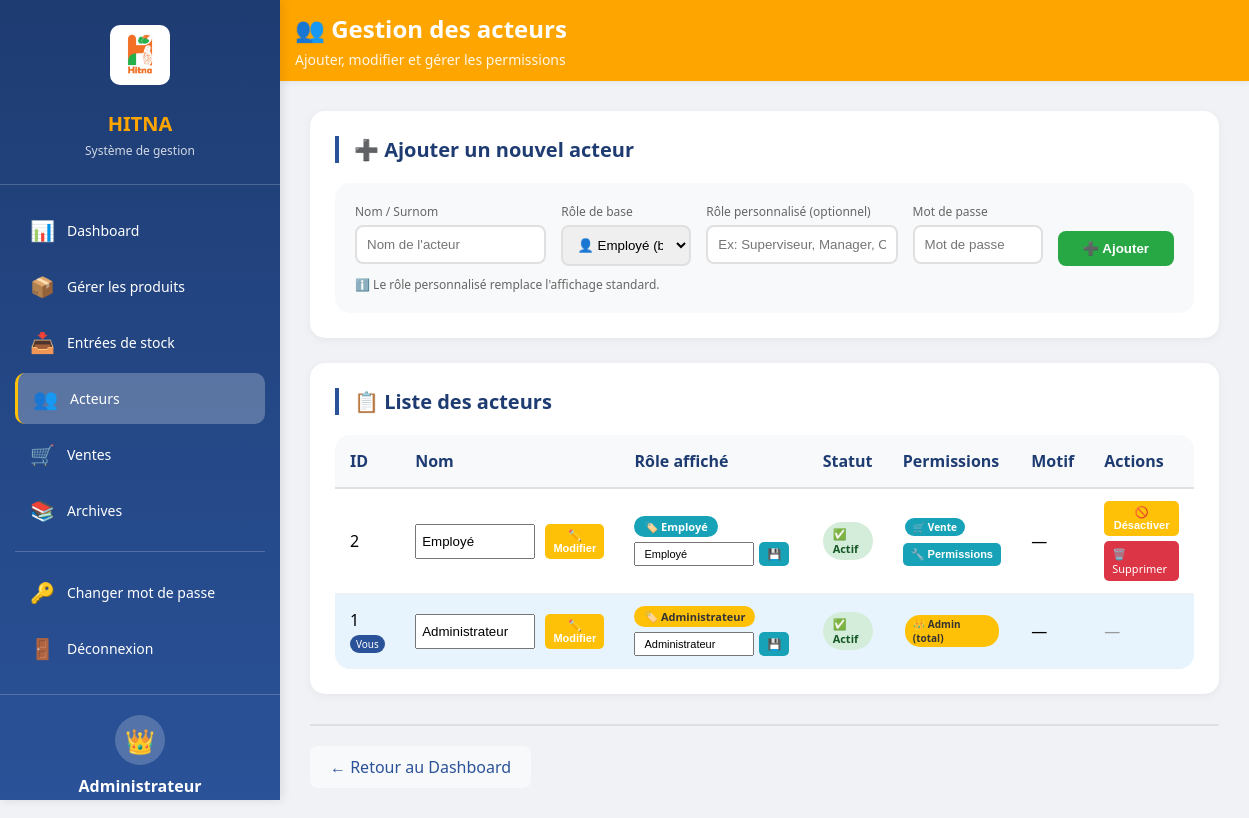
The app's page /admin/acteurs (signed in) with its own data.
### tables this page shows
CREATE TABLE users (
        id INTEGER PRIMARY KEY,
        role TEXT,
        role_personnalise TEXT,
        password_hash TEXT,
        nom TEXT, actif INTEGER DEFAULT 1, motif_absence TEXT DEFAULT '', permissions TEXT DEFAULT 'vente');

### app.py (the view)
@app.route('/admin/acteurs')
def admin_acteurs():
    if session.get('role') != 'admin':
        return redirect('/login')
    conn = sqlite3.connect('hitna.db')
    c = conn.cursor()
    c.execute("SELECT id, nom, role, role_personnalise, password_hash, COALESCE(actif, 1) as actif, COALESCE(motif_absence, '') as motif_absence, COALESCE(permissions, 'vente') as permissions FROM users ORDER BY role DESC, actif DESC, id")
    acteurs = c.fetchall()
    conn.close()
    return render_template('admin_acteurs.html', acteurs=acteurs)

### app.py (called while the page is built)
@app.context_processor
def inject_now():
    return {'date_actuelle': datetime.now().strftime('%d/%m/%Y %H:%M')}

### templates/admin_acteurs.html (shortened to what this page needs)
{% extends "base.html" %}
{% block page_title %}👥 Gestion des acteurs{% endblock %}
{% block page_subtitle %}Ajouter, modifier et gérer les permissions{% endblock %}
{% block content %}
<div class="card">
    <h2 class="card-title">➕ Ajouter un nouvel acteur</h2>
    <form method="post" action="/admin/acteurs/ajouter" style="background: #f8f9fa; padding: 20px; border-radius: 15px;">
        <div style="display: flex; gap: 15px; flex-wrap: wrap;">
            <div style="flex: 2; min-width: 150px;">
                <label style="display: block; font-size: 12px; margin-bottom: 5px; color: #666;">Nom / Surnom</label>
                <input type="text" name="nom" placeholder="Nom de l'acteur" required style="width: 100%; padding: 10px; border: 2px solid #e0e0e0; border-radius: 8px;">
            </div>
            <div style="flex: 1; min-width: 130px;">
                <label style="display: block; font-size: 12px; margin-bottom: 5px; color: #666;">Rôle de base</label>
                <select name="role_base" required style="width: 100%; padding: 10px; border: 2px solid #e0e0e0; border-radius: 8px;">
                    <option value="employe">👤 Employé (base)</option>
                </select>
            </div>
            <div style="flex: 2; min-width: 150px;">
                <label style="display: block; font-size: 12px; margin-bottom: 5px; color: #666;">Rôle personnalisé (optionnel)</label>
                <input type="text" name="role_personnalise" placeholder="Ex: Superviseur, Manager, Caissier..." style="width: 100%; padding: 10px; border: 2px solid #e0e0e0; border-radius: 8px;">
            </div>
            <div style="flex: 1; min-width: 130px;">
                <label style="display: block; font-size: 12px; margin-bottom: 5px; color: #666;">Mot de passe</label>
                <input type="text" name="mot_de_passe" placeholder="Mot de passe" required style="width: 100%; padding: 10px; border: 2px solid #e0e0e0; border-radius: 8px;">
            </div>
            <div style="display: flex; align-items: flex-end;">
                <button type="submit" style="background: #28a745; padding: 10px 25px;">➕ Ajouter</button>
            </div>
        </div>
        <p style="font-size: 12px; color: #666; margin-top: 10px;">
            ℹ️ Le rôle personnalisé remplace l'affichage standard.
        </p>
    </form>
</div>
<div class="card">
    <h2 class="card-title">📋 Liste des acteurs</h2>
    {% if acteurs %}
    <div class="table-container">
        <table class="table">
            <thead>
                <tr>
                    <th>ID</th>
                    <th>Nom</th>
                    <th>Rôle affiché</th>
                    <th>Statut</th>
                    <th>Permissions</th>
                    <th>Motif</th>
                    <th>Actions</th>
                </tr>
            </thead>
            <tbody>
                {% for a in acteurs %}
                <tr style="{% if a[0] == session.user_id %}background: #e8f4fd;{% endif %}{% if a[5] == 0 %}opacity: 0.8; background: #fff3cd;{% endif %}">
                    <td style="vertical-align: middle;">
                        {{ a[0] }}
                        {% if a[0] == session.user_id %}
                            <span style="font-size: 10px; background: #2a5298; color: white; padding: 2px 6px; border-radius: 10px;">Vous</span>
                        {% endif %}
                    </td>
                    <td style="vertical-align: middle;">
                        <form method="post" action="/admin/acteurs/modifier/{{ a[0] }}" style="display: flex; gap: 10px;">
                            <input type="text" name="nom" value="{{ a[1] }}" style="padding: 5px; width: 120px;">
                            <button type="submit" class="btn-small" style="background:#ffc107;">✏️ Modifier</button>
                        </form>
                    </td>
                    <td style="vertical-align: middle;">
                        <div style="display: flex; gap: 5px; align-items: center; flex-wrap: wrap;">
                            <span class="role-badge role-badge-{{ a[2] }}">
                                {% if a[3] %}
                                    🏷️ {{ a[3] }}
                                {% else %}
                                    {% if a[2] == 'admin' %}👑 Administrateur{% else %}👤 Employé{% endif %}
                                {% endif %}
                            </span>
                            <form method="post" action="/admin/acteurs/modifier_role/{{ a[0] }}" style="display: flex; gap: 5px;">
                                <input type="text" name="role_personnalise" value="{{ a[3] }}" placeholder="Rôle personnalisé" style="padding: 4px 8px; font-size: 11px; width: 120px;">
                                <button type="submit" class="btn-small" style="background:#17a2b8;">💾</button>
                            </form>
                        </div>
                    </td>
                    <td style="vertical-align: middle;">
                        {% if a[5] == 1 %}
                            <span class="status-badge status-active">✅ Actif</span>
                        {% else %}
                            <span class="status-badge status-inactive">⭕ Désactivé</span>
                        {% endif %}
                    </td>
                    <td style="vertical-align: middle;">
                        <div style="display: flex; flex-wrap: wrap; gap: 5px;">
                            {% set perms = a[7].split(',') if a[7] else ['vente'] %}
                            {% if 'vente' in perms %}<span class="permission-badge perm-vente">🛒 Vente</span>{% endif %}
                            {% if a[2] == 'admin' %}<span class="permission-badge perm-all">👑 Admin (total)</span>{% endif %}
                            {% if a[2] != 'admin' and a[0] != session.user_id %}
                            <button onclick="openPermModal({{ a[0] }}, '{{ a[1] }}', '{{ a[7] }}')" class="btn-small" style="background:#17a2b8; color:white;">🔧 Permissions</button>
                            {% endif %}
                        </div>
                    </td>
                    <td style="vertical-align: middle;">
                        {% if a[6] %}
                            <span title="{{ a[6] }}" style="cursor: help;">📝 {{ a[6][:20] }}{% if a[6]|length > 20 %}...{% endif %}</span>
                        {% else %}
                            —
                        {% endif %}
                    </td>
                    <td style="vertical-align: middle;">
                        <div class="action-buttons">
                            {% if a[0] != session.user_id %}
                                {% if a[5] == 1 %}
                                    <button onclick="openDesactiverModal({{ a[0] }}, '{{ a[1] }}')" class="btn-small" style="background:#ffc107;">🚫 Désactiver</button>
                                {% else %}
                                    <a href="/admin/acteurs/reactiver/{{ a[0] }}" class="btn-small" style="background:#28a745; color:white;">✅ Réactiver</a>
                                {% endif %}
                                <a href="/admin/acteurs/supprimer/{{ a[0] }}" onclick="return confirm('Supprimer définitivement ?')" class="btn-small" style="background:#dc3545; color:white;">🗑️ Supprimer</a>
                            {% else %}
                                <span style="color:#999;">—</span>
                            {% endif %}
                        </div>
                    </tr>
                {% endfor %}
            </tbody>
        </table>
    </div>
    {% else %}
    <p style="text-align: center; color: #999;">Aucun acteur enregistré</p>
    {% endif %}
</div>
<div class="nav-links">
    <a href="/dashboard">← Retour au Dashboard</a>
</div>
{% endblock %}

### static/style.css (style rules this page uses)
* { margin: 0; padding: 0; box-sizing: border-box; }
body { font-family: 'Segoe UI', Tahoma, Geneva, Verdana, sans-serif; background: #f0f2f5; min-height: 100vh; }
.card { background: white; border-radius: 15px; padding: 25px; margin-bottom: 25px; box-shadow: 0 2px 10px rgba(0,0,0,0.05); }
.card-title { font-size: 20px; color: #1e3c72; margin-bottom: 20px; border-left: 4px solid #2a5298; padding-left: 15px; }
.table-container { overflow-x: auto; }
table { width: 100%; border-collapse: collapse; }
th { background: #f8f9fa; padding: 12px; text-align: left; border-bottom: 2px solid #e0e0e0; }
td { padding: 10px 12px; border-bottom: 1px solid #f0f0f0; }
.nav-links { margin-top: 30px; padding-top: 20px; border-top: 2px solid #e0e0e0; display: flex; gap: 15px; flex-wrap: wrap; }
.nav-links a { color: #2a5298; text-decoration: none; padding: 10px 20px; border-radius: 8px; background: #f8f9fa; }
button, .btn { background: linear-gradient(135deg, #1e3c72 0%, #2a5298 100%); color: white; border: none; cursor: pointer; font-weight: 600; padding: 12px 25px; border-radius: 8px; transition: transform 0.2s; }
.card { background: white; border-radius: 15px; padding: 25px; margin-bottom: 25px; box-shadow: 0 2px 10px rgba(0,0,0,0.05); transition: transform 0.3s, box-shadow 0.3s; }
.table-container { overflow-x: auto; background: white; border-radius: 15px; }
th { background: #f8f9fa; padding: 15px; text-align: left; font-weight: 600; color: #1e3c72; border-bottom: 2px solid #e0e0e0; }
td { padding: 12px 15px; border-bottom: 1px solid #f0f0f0; }
.nav-links a { color: #2a5298; text-decoration: none; padding: 10px 20px; border-radius: 8px; transition: all 0.3s; background: #f8f9fa; }
button { background: linear-gradient(135deg, #1e3c72 0%, #2a5298 100%); color: white; border: none; cursor: pointer; font-weight: 600; padding: 12px 25px; border-radius: 8px; transition: transform 0.2s, box-shadow 0.2s; }

### templates/admin_acteurs.html (style rules this page uses)
.status-badge { display: inline-block; padding: 4px 10px; border-radius: 20px; font-size: 11px; font-weight: bold; }
.status-active { background: #d4edda; color: #155724; }
.permission-badge { display: inline-block; padding: 2px 8px; border-radius: 15px; font-size: 10px; font-weight: bold; margin: 2px; }
.perm-vente { background: #17a2b8; color: white; }
.perm-all { background: #ffc107; color: #333; }
.btn-small { padding: 5px 8px; font-size: 11px; border-radius: 5px; text-decoration: none; display: inline-block; border: none; cursor: pointer; }
.role-badge { display: inline-block; padding: 3px 10px; border-radius: 15px; font-size: 11px; font-weight: bold; }
.role-badge-admin { background: #ffc107; color: #333; }
.role-badge-employe { background: #17a2b8; color: white; }
.action-buttons { display: flex; gap: 5px; flex-wrap: wrap; }
.table-container { overflow-x: auto; }
.table { min-width: 800px; }

### records on screen
users: id "2", nom "Employé", role_personnalise "Employé", shows "🛒 Vente"
users: id "1", shows "Vous", nom "Administrateur", role_personnalise "Administrateur", role "👑 Admin (total)"

### other values on screen
{{ session.get('user_nom', 'Utilisateur') }} "Administrateur"
